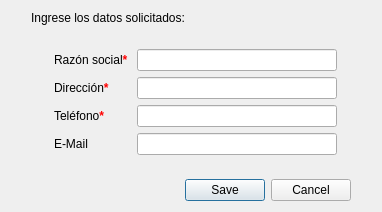
<?xml version="1.0" encoding="UTF-8"?>
<ui version="4.0">
 <class>newProveedor</class>
 <widget class="QDialog" name="newProveedor">
  <property name="geometry">
   <rect>
    <x>0</x>
    <y>0</y>
    <width>382</width>
    <height>212</height>
   </rect>
  </property>
  <property name="maximumSize">
   <size>
    <width>409</width>
    <height>212</height>
   </size>
  </property>
  <property name="windowTitle">
   <string>Nuevo Proveedor</string>
  </property>
  <property name="windowIcon">
   <iconset>
    <normaloff>../assets/Logo_Ventanas.png</normaloff>../assets/Logo_Ventanas.png</iconset>
  </property>
  <layout class="QVBoxLayout" name="verticalLayout">
   <item>
    <spacer name="verticalSpacer_2">
     <property name="orientation">
      <enum>Qt::Vertical</enum>
     </property>
     <property name="sizeHint" stdset="0">
      <size>
       <width>20</width>
       <height>40</height>
      </size>
     </property>
    </spacer>
   </item>
   <item>
    <layout class="QVBoxLayout" name="verticalLayout_3">
     <property name="leftMargin">
      <number>20</number>
     </property>
     <property name="rightMargin">
      <number>20</number>
     </property>
     <property name="bottomMargin">
      <number>0</number>
     </property>
     <item>
      <layout class="QVBoxLayout" name="verticalLayout_2">
       <property name="bottomMargin">
        <number>0</number>
       </property>
       <item>
        <widget class="QLabel" name="label_15">
         <property name="font">
          <font>
           <pointsize>9</pointsize>
          </font>
         </property>
         <property name="styleSheet">
          <string notr="true">display: flex;
background-color: transparent;
color: black;
align-items: center;</string>
         </property>
         <property name="text">
          <string>&lt;html&gt;&lt;head/&gt;&lt;body&gt;&lt;p&gt;Ingrese los datos solicitados:&lt;/p&gt;&lt;/body&gt;&lt;/html&gt;</string>
         </property>
        </widget>
       </item>
      </layout>
     </item>
     <item>
      <spacer name="verticalSpacer_4">
       <property name="orientation">
        <enum>Qt::Vertical</enum>
       </property>
       <property name="sizeHint" stdset="0">
        <size>
         <width>20</width>
         <height>40</height>
        </size>
       </property>
      </spacer>
     </item>
     <item>
      <layout class="QFormLayout" name="formLayout_3">
       <item row="1" column="0">
        <widget class="QLabel" name="label_11">
         <property name="font">
          <font>
           <pointsize>9</pointsize>
          </font>
         </property>
         <property name="styleSheet">
          <string notr="true">margin-left:20px;</string>
         </property>
         <property name="text">
          <string>&lt;html&gt;&lt;head/&gt;&lt;body&gt;&lt;p&gt;Razón social&lt;span style=&quot; font-weight:700; color:#ff0000;&quot;&gt;*&lt;/span&gt;&lt;/p&gt;&lt;/body&gt;&lt;/html&gt;</string>
         </property>
        </widget>
       </item>
       <item row="1" column="1">
        <widget class="QLineEdit" name="lineEdit_9">
         <property name="maximumSize">
          <size>
           <width>200</width>
           <height>22</height>
          </size>
         </property>
         <property name="text">
          <string/>
         </property>
        </widget>
       </item>
       <item row="2" column="0">
        <widget class="QLabel" name="label_12">
         <property name="font">
          <font>
           <pointsize>9</pointsize>
          </font>
         </property>
         <property name="styleSheet">
          <string notr="true">margin-left:20px;</string>
         </property>
         <property name="text">
          <string>&lt;html&gt;&lt;head/&gt;&lt;body&gt;&lt;p&gt;Dirección&lt;span style=&quot; font-weight:700; color:#ff0000;&quot;&gt;*&lt;/span&gt;&lt;/p&gt;&lt;/body&gt;&lt;/html&gt;</string>
         </property>
        </widget>
       </item>
       <item row="2" column="1">
        <widget class="QLineEdit" name="lineEdit_10">
         <property name="maximumSize">
          <size>
           <width>200</width>
           <height>22</height>
          </size>
         </property>
        </widget>
       </item>
       <item row="3" column="0">
        <widget class="QLabel" name="label_13">
         <property name="font">
          <font>
           <pointsize>9</pointsize>
          </font>
         </property>
         <property name="styleSheet">
          <string notr="true">margin-left:20px;</string>
         </property>
         <property name="text">
          <string>&lt;html&gt;&lt;head/&gt;&lt;body&gt;&lt;p&gt;Teléfono&lt;span style=&quot; font-weight:700; color:#ff0000;&quot;&gt;*&lt;/span&gt;&lt;/p&gt;&lt;/body&gt;&lt;/html&gt;</string>
         </property>
        </widget>
       </item>
       <item row="3" column="1">
        <widget class="QLineEdit" name="lineEdit_11">
         <property name="maximumSize">
          <size>
           <width>200</width>
           <height>22</height>
          </size>
         </property>
        </widget>
       </item>
       <item row="4" column="1">
        <widget class="QLineEdit" name="lineEdit_12">
         <property name="maximumSize">
          <size>
           <width>200</width>
           <height>22</height>
          </size>
         </property>
        </widget>
       </item>
       <item row="4" column="0">
        <widget class="QLabel" name="label_14">
         <property name="font">
          <font>
           <pointsize>9</pointsize>
          </font>
         </property>
         <property name="styleSheet">
          <string notr="true">margin-left:20px;</string>
         </property>
         <property name="text">
          <string>E-Mail</string>
         </property>
        </widget>
       </item>
      </layout>
     </item>
     <item>
      <spacer name="verticalSpacer">
       <property name="orientation">
        <enum>Qt::Vertical</enum>
       </property>
       <property name="sizeHint" stdset="0">
        <size>
         <width>20</width>
         <height>40</height>
        </size>
       </property>
      </spacer>
     </item>
     <item>
      <widget class="QDialogButtonBox" name="buttonBox">
       <property name="orientation">
        <enum>Qt::Horizontal</enum>
       </property>
       <property name="standardButtons">
        <set>QDialogButtonBox::Cancel|QDialogButtonBox::Save</set>
       </property>
      </widget>
     </item>
    </layout>
   </item>
   <item>
    <spacer name="verticalSpacer_3">
     <property name="orientation">
      <enum>Qt::Vertical</enum>
     </property>
     <property name="sizeHint" stdset="0">
      <size>
       <width>20</width>
       <height>40</height>
      </size>
     </property>
    </spacer>
   </item>
  </layout>
 </widget>
 <resources/>
 <connections>
  <connection>
   <sender>buttonBox</sender>
   <signal>accepted()</signal>
   <receiver>newProveedor</receiver>
   <slot>accept()</slot>
   <hints>
    <hint type="sourcelabel">
     <x>248</x>
     <y>254</y>
    </hint>
    <hint type="destinationlabel">
     <x>157</x>
     <y>274</y>
    </hint>
   </hints>
  </connection>
  <connection>
   <sender>buttonBox</sender>
   <signal>rejected()</signal>
   <receiver>newProveedor</receiver>
   <slot>reject()</slot>
   <hints>
    <hint type="sourcelabel">
     <x>316</x>
     <y>260</y>
    </hint>
    <hint type="destinationlabel">
     <x>286</x>
     <y>274</y>
    </hint>
   </hints>
  </connection>
 </connections>
</ui>
